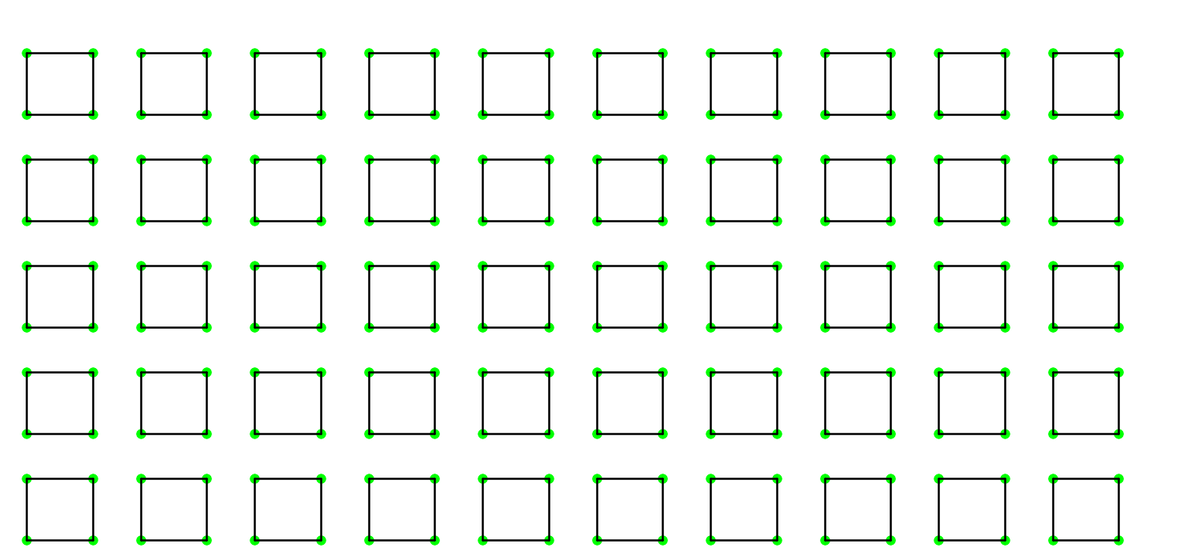
Frame 1 (no input)
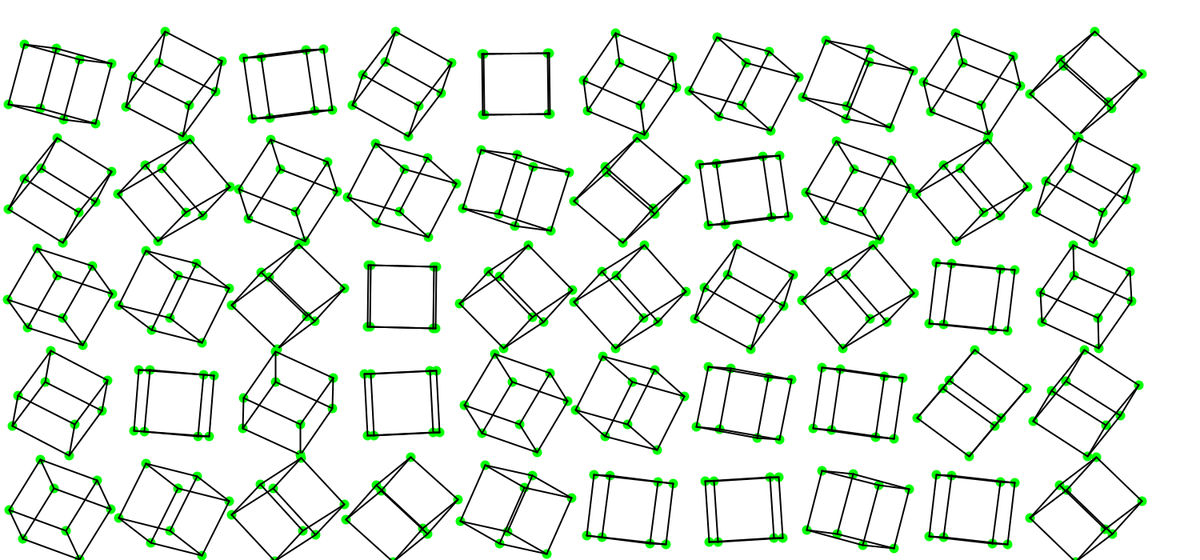
Frame 60 (the mouse pressed at the canvas centre just before this capture)
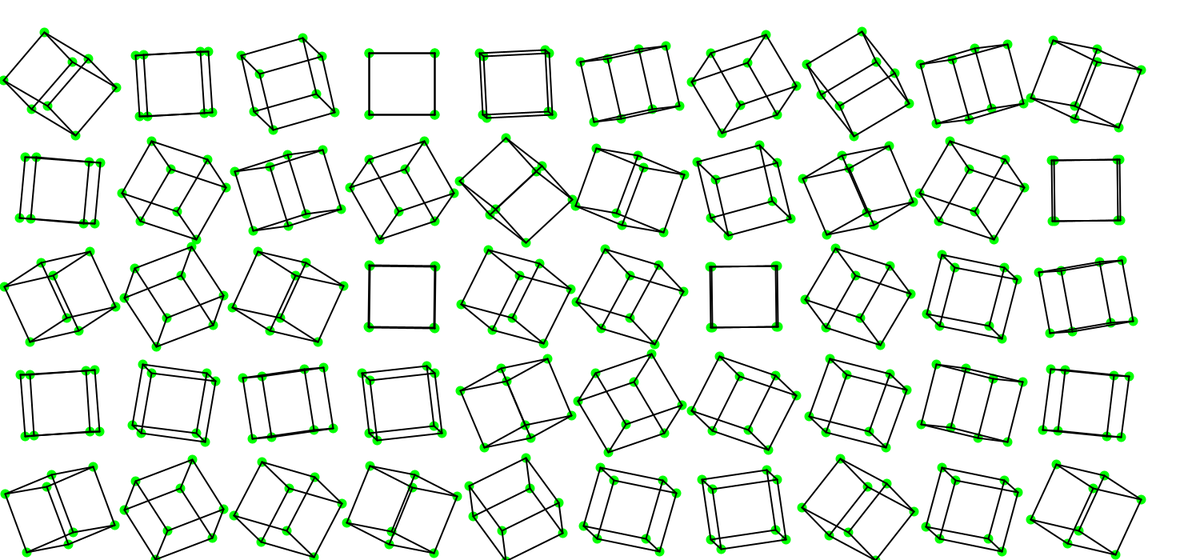
Frame 120 (the mouse held since frame 60 and released just before this capture)

The Processing sketch that drew these frames (run headless with seeded random() and noise(); from frame 60 on, the mouse is pressed at the canvas centre):

// Processing sketch: Projections1
// ── Projections1.pde
Cube cubes[];
void setup() {
  size(1500, 700);
  cubes = new Cube[50];
  float x = -180;
  float y = 70;
  float z = 10;
  int cols = 10;
  float spacing = 380 / 10;
  for (int i = 0; i < cubes.length; i++) {
    cubes[i] = new Cube(new PVector(x, y, z), spacing / 2);
    x += spacing;
    println("X="+x+", Y="+y);
    if (i + 1 >= cols && (i + 1) % cols == 0) {
      x = -180;
      y -= spacing;
    } 
  } 
  
} 


float getX(float x) {
  return map(x, -200, 200, 0, width);
} 
float getY(float y) {
  return map(y, -100, 100, height, 0);
} 
float getZ(float z) {
  return map(z, -100, 100, 0, 500);
} 
void draw() {
  background(255);
  for (Cube cube : cubes) {
    cube.show();
  } 
} 

// ── Cube.pde
class Cube {
  PVector center;
  float size;
  PVector[] vertices;
  PVector[] projectionVertices2D;
  Matrix projectionMatrix;
  float angle = 0;
  float angleRate;
  Cube(PVector _center, float _size) {
    size = _size;
    angleRate = random(0.008, 0.03);
    vertices = new PVector[8];
    center = _center.get();
    projectionMatrix = new Matrix(3, 3);
    projectionMatrix = projectionMatrix.Identity();
    projectionMatrix.matrix[2][2] = 0;

    vertices[0] = new PVector(center.x - size, center.y + size, center.z + size);
    vertices[1] = new PVector(center.x + size, center.y + size, center.z + size);
    vertices[2] = new PVector(center.x + size, center.y - size, center.z + size);
    vertices[3] = new PVector(center.x - size, center.y - size, center.z + size);
    vertices[4] = new PVector(center.x - size, center.y + size, center.z - size);
    vertices[5] = new PVector(center.x + size, center.y + size, center.z - size);
    vertices[6] = new PVector(center.x + size, center.y - size, center.z - size);
    vertices[7] = new PVector(center.x - size, center.y - size, center.z - size);
    projectionVertices2D = new PVector[8];
  } 
  Matrix getRotationX() {
    Matrix rotationMatrix = new Matrix(3, 3);
    rotationMatrix = rotationMatrix.Identity();
    rotationMatrix.matrix[1][1] = cos(angle);
    rotationMatrix.matrix[2][1] = sin(angle);
    rotationMatrix.matrix[1][2] = -sin(angle);
    rotationMatrix.matrix[2][2] = cos(angle);
    return rotationMatrix;
  }
  Matrix getRotationY() {
    Matrix rotationMatrix = new Matrix(3, 3);
    rotationMatrix = rotationMatrix.Identity();
    rotationMatrix.matrix[0][0] = cos(angle);
    rotationMatrix.matrix[2][0] = sin(angle);
    rotationMatrix.matrix[0][2] = -sin(angle);
    rotationMatrix.matrix[2][2] = cos(angle);
    return rotationMatrix;
  }
  Matrix getRotationZ() {
    Matrix rotationMatrix = new Matrix(3, 3);
    rotationMatrix = rotationMatrix.Identity();
    rotationMatrix.matrix[0][0] = cos(angle);
    rotationMatrix.matrix[1][0] = sin(angle);
    rotationMatrix.matrix[0][1] = -sin(angle);
    rotationMatrix.matrix[1][1] = cos(angle);
    return rotationMatrix;
  }
  void show() {
    noStroke();
    Matrix rotationMatrixY = getRotationY();
    Matrix rotationMatrixX = getRotationX();
    Matrix rotationMatrixZ = getRotationZ();
    Matrix rotationMatrix = rotationMatrixY.matrixMultiplication(rotationMatrixX);
    rotationMatrix = rotationMatrix.matrixMultiplication(rotationMatrixZ);
    for (int i = 0; i < projectionVertices2D.length; i++) {
      PVector copyVertex = PVector.sub(center, vertices[i].get());
      copyVertex.normalize();
      PVector projectedVertex = matrixToVec(projectionMatrix.matrixMultiplication(rotationMatrix.matrixMultiplication(vecToMatrix(copyVertex))));
      projectedVertex.mult(size);
      projectedVertex.add(center);
      projectionVertices2D[i] = projectedVertex;
    }

    stroke(0, 255, 0);
    strokeWeight(12);
    for (PVector vertex : projectionVertices2D) {
      point(getX(vertex.x), getY(vertex.y));
    } 
    for (int i = 0; i < 4; i++) {
      drawLine(projectionVertices2D[i], projectionVertices2D[(i + 1) % 4]);
      drawLine(projectionVertices2D[i + 4], projectionVertices2D[((i + 1) % 4) + 4]);
      drawLine(projectionVertices2D[i], projectionVertices2D[i + 4]);
    }
    angle += angleRate;
  } 
  void drawLine(PVector a, PVector b) {
    stroke(0);
    strokeWeight(2);
    line(getX(a.x), getY(a.y), getX(b.x), getY(b.y));
  }
} 


Matrix vecToMatrix(PVector vec) {
  Matrix m1 = new Matrix(3, 1);
  m1.matrix[0][0] = vec.x;
  m1.matrix[1][0] = vec.y;
  m1.matrix[2][0] = vec.z;
  return m1;
} 

PVector matrixToVec(Matrix m1) {
  PVector v = new PVector(0, 0);
  v.x = m1.matrix[0][0];
  v.y = m1.matrix[1][0];
  if (m1.rows > 2) {
    v.z = m1.matrix[2][0];
  } 
  return v;
} 

// ── Matrix.pde
class Matrix {
  int rows;
  int cols;
  float[][] matrix;

  Matrix(int r, int c) {
    rows=r;
    cols=c;
    matrix=new float[rows][cols];
  }
  void initRandom() {
    for (int i=0; i<rows; i++) {
      for (int j=0; j<cols; j++) {
        matrix[i][j]=floor(random(0, 7));
      }
    }
  } 

  void printTheMatrix() {
    for (int i=0; i<rows; i++) {
      print("[");
      for (int j=0; j<cols; j++) {
        print(matrix[i][j]+",");
      } 
      println("]");
    } 

    println();
  } 

  Matrix matrixMultiplication(Matrix temp) {
    Matrix newMatrix;
    //println(this.cols+" "+temp.rows);
    if (this.cols==temp.rows) {
      newMatrix=new Matrix(this.rows, temp.cols);
      for (int i=0; i<newMatrix.rows; i++) {
        for (int j=0; j<newMatrix.cols; j++) {
          for (int k=0; k<this.cols; k++) {
            newMatrix.matrix[i][j]+=this.matrix[i][k]*temp.matrix[k][j];
          }
        }
      }
    } else {
      newMatrix=null;
      println("Matrices cannot be multiplide");
    } 
    return newMatrix;
  }

  boolean isSquare() {
    return (this.rows==this.cols);
  } 

  float Determinant(Matrix m) {
    if (isSquare()==false) {
      println("Matrix need to be square");
      return -1;
    } 
    if (m.rows==1 && m.cols==1) {
      return m.matrix[0][0];
    }
    if (m.rows==2 && m.cols==2) {
      return ((m.matrix[0][0]*m.matrix[1][1])-(m.matrix[1][0]*m.matrix[0][1]));
    } 
    float  sum=0;
    for (int i=0; i<m.cols; i++) {
      sum+=getSign(i)*m.matrix[0][i]*Determinant(createSubMatrix(m, 0, i));
    }

    return sum;
  } 

  Matrix createSubMatrix(Matrix m, int excludingRow, int excludingCol) {
    Matrix detMat=new Matrix(m.rows-1, m.cols-1);
    int r=-1;
    for (int i=0; i<m.rows; i++) {
      if (i==excludingRow)
        continue;
      r++;
      int c=-1;
      for (int j=0; j<m.cols; j++) {
        if (j==excludingCol) 
          continue;
        detMat.matrix[r][++c]=m.matrix[i][j];
      }
    }
    return detMat;
  } 

  int getSign(int i) {
    if (i%2==0) {
      return 1;
    } else {
      return -1;
    }
  } 

  void multiply(float value) {
    for (int i=0; i<rows; i++) {
      for (int j=0; j<cols; j++) {
        matrix[i][j]*=value;
      }
    }
  } 

  Matrix cofactor(Matrix mat) {
    Matrix m=new Matrix(mat.rows, mat.cols);
    for (int i=0; i<m.rows; i++) {
      for (int j=0; j<m.cols; j++) {
        m.matrix[i][j]=getSign(i)*getSign(j)*Determinant(createSubMatrix(mat, i, j));
      }
    }
    return m;
  } 

  Matrix Transpose(Matrix matrix) {
    Matrix transposeM=new Matrix(matrix.cols, matrix.rows);
    for (int i=0; i<transposeM.rows; i++) {
      for (int j=0; j<transposeM.cols; j++) {
        transposeM.matrix[i][j]=matrix.matrix[j][i];
      }
    } 
    return transposeM;
  } 

  Matrix Inverse(Matrix m) {
    Matrix inverse=Transpose(cofactor(m));
    inverse.multiply(1.0/Determinant(m));
    return inverse;
  }

  Matrix Identity() {
    Matrix ide=new Matrix(rows, cols);

    for (int i=0; i<rows; i++) {
      for (int j=0; j<cols; j++) {
        if (i==j) {
          ide.matrix[i][j]=1;
        } else {
          ide.matrix[i][j]=0;
        }
      }
    } 
    return ide;
  }

  Matrix vecToCol(float x, float y) {
    Matrix vecCol=new Matrix(2, 1);
    vecCol.matrix[0][0]=x;
    vecCol.matrix[1][0]=y;
    return vecCol;
  } 

  Matrix vecToCol(float x, float y, float z) {
    Matrix vecCol=new Matrix(3, 1);
    vecCol.matrix[0][0]=x;
    vecCol.matrix[1][0]=y;
    vecCol.matrix[2][0]=z;
    return vecCol;
  } 

  void multiplyRow(int row, float value) {
    for (int i=0; i<cols; i++) {
      matrix[row][i]*=value;
    }
  } 

  void subtractRows(float value, int rowTimesValue, int subtractFromThisRow) {
    for (int i=0; i<cols; i++) {
      matrix[subtractFromThisRow][i]-=value*matrix[rowTimesValue][i];
    }
  } 
  void addRows(float value, int rowTimesValue, int addToThisRow) {
    for (int i = 0; i < cols; i++) {
      matrix[addToThisRow][i] += value * matrix[rowTimesValue][i];
    }
  }

  void rref() {
    int lead=0;//pivot
    int i;
    boolean quit=false;

    for (int row=0; row<rows && !quit; row++) {
      if (cols<=lead) {
        quit=true;
        break;
      } 
      i=row;
      while (!quit && matrix[i][lead]==0) {
        i++;
        if (rows==i) {
          i=row;
          lead++;
          if (cols==lead) {
            quit=true;
            break;
          }
        }
      }
      if (!quit) {
        swapRows(i, row);
        if (matrix[row][lead]!=0) {
          multiplyRow(row, 1.0f/matrix[row][lead]);
        }
        for (int j=0; j<rows; j++) {
          if (j!=row) {
            subtractRows(matrix[j][lead], row, j);
          }
        }
      }
    }
  } 

  void swapRows(int r1, int r2) {
    float[] temp = matrix[r1];
    matrix[r1] = matrix[r2];
    matrix[r2] = temp;
  } 

  Matrix addMatrix(Matrix m2) {
    Matrix sumMatrix=new Matrix(this.rows, this.cols);
    ;
    if (m2.rows==this.rows && m2.cols==this.cols) {
      for (int i=0; i<sumMatrix.rows; i++) {
        for (int j=0; j<sumMatrix.cols; j++) {
          sumMatrix.matrix[i][j]+=m2.matrix[i][j]+matrix[i][j];
        }
      }
    }
    return sumMatrix;
  }
} 
